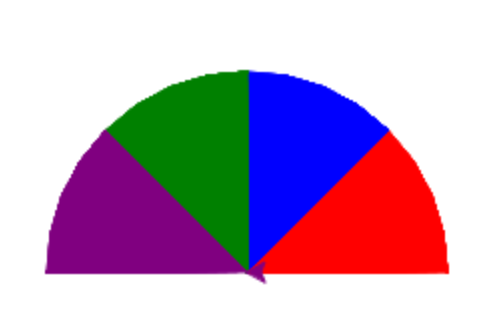

Generate this figure with Python:
import turtle

t = turtle.Turtle()


def drawpizzaslice(radius, n_slices, slice_colour):
    t.color(slice_colour)
    t.begin_fill()
    t.forward(radius)
    t.left(90)
    t.circle(radius, 360 / n_slices)
    t.left(90)
    t.forward(radius)
    t.end_fill()
    t.left(180)


for colour in ['red', 'blue', 'green', 'purple']:
    drawpizzaslice(100, 8, colour)
